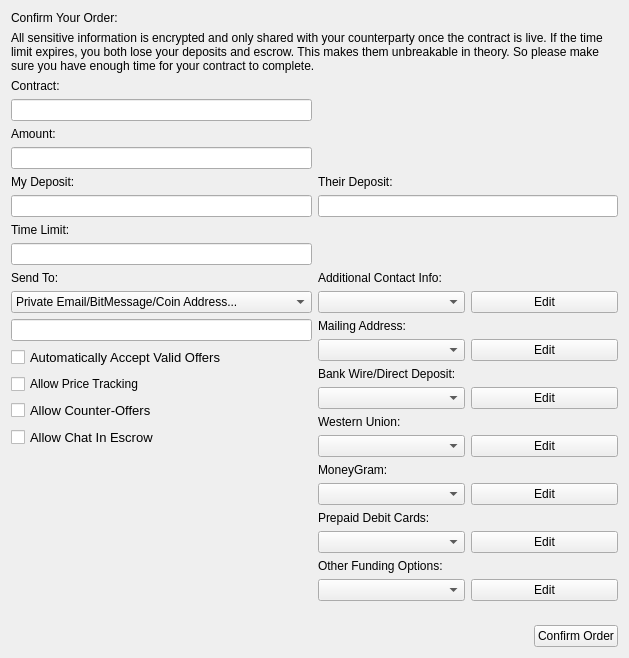
<?xml version="1.0" encoding="UTF-8"?>
<ui version="4.0">
 <class>Form</class>
 <widget class="QWidget" name="Form">
  <property name="geometry">
   <rect>
    <x>0</x>
    <y>0</y>
    <width>629</width>
    <height>658</height>
   </rect>
  </property>
  <property name="windowTitle">
   <string>Form</string>
  </property>
  <layout class="QGridLayout" name="gridLayout_2">
   <item row="6" column="1">
    <widget class="QLabel" name="TheirDepositSummary">
     <property name="text">
      <string>Their Deposit:</string>
     </property>
    </widget>
   </item>
   <item row="3" column="0">
    <widget class="QLineEdit" name="le_contractSummary"/>
   </item>
   <item row="6" column="0">
    <widget class="QLabel" name="MyDepositSummary">
     <property name="text">
      <string>My Deposit:</string>
     </property>
    </widget>
   </item>
   <item row="0" column="0" colspan="2">
    <widget class="QLabel" name="CoinsForCash_16">
     <property name="maximumSize">
      <size>
       <width>16777215</width>
       <height>75</height>
      </size>
     </property>
     <property name="text">
      <string>Confirm Your Order:</string>
     </property>
    </widget>
   </item>
   <item row="11" column="0">
    <spacer name="verticalSpacer_2">
     <property name="orientation">
      <enum>Qt::Vertical</enum>
     </property>
     <property name="sizeHint" stdset="0">
      <size>
       <width>20</width>
       <height>1</height>
      </size>
     </property>
    </spacer>
   </item>
   <item row="1" column="0" colspan="2">
    <widget class="QLabel" name="ConfirmTextEdit">
     <property name="text">
      <string>All sensitive information is encrypted and only shared with your counterparty once the contract is live. If the time limit expires, you both lose your deposits and escrow. This makes them unbreakable in theory. So please make sure you have enough time for your contract to complete.</string>
     </property>
     <property name="wordWrap">
      <bool>true</bool>
     </property>
    </widget>
   </item>
   <item row="2" column="0">
    <widget class="QLabel" name="ContractSummary">
     <property name="text">
      <string>Contract:</string>
     </property>
    </widget>
   </item>
   <item row="12" column="0" colspan="2">
    <layout class="QHBoxLayout" name="horizontalLayout">
     <item>
      <spacer name="horizontalSpacer">
       <property name="orientation">
        <enum>Qt::Horizontal</enum>
       </property>
       <property name="sizeHint" stdset="0">
        <size>
         <width>40</width>
         <height>20</height>
        </size>
       </property>
      </spacer>
     </item>
     <item>
      <widget class="QPushButton" name="ConfirmOrder">
       <property name="text">
        <string>Confirm Order</string>
       </property>
      </widget>
     </item>
    </layout>
   </item>
   <item row="7" column="0">
    <widget class="QLineEdit" name="le_myDepositSummary"/>
   </item>
   <item row="8" column="0">
    <widget class="QLabel" name="TimeLimitSummary">
     <property name="text">
      <string>Time Limit:</string>
     </property>
    </widget>
   </item>
   <item row="7" column="1">
    <widget class="QLineEdit" name="le_theirDepositSummary"/>
   </item>
   <item row="5" column="0">
    <widget class="QLineEdit" name="le_amountSummary"/>
   </item>
   <item row="10" column="0">
    <layout class="QVBoxLayout" name="verticalLayout">
     <item>
      <widget class="QLabel" name="SendToText">
       <property name="text">
        <string>Send To:</string>
       </property>
      </widget>
     </item>
     <item>
      <widget class="QComboBox" name="SentToSelect">
       <item>
        <property name="text">
         <string>Private Email/BitMessage/Coin Address...</string>
        </property>
       </item>
      </widget>
     </item>
     <item>
      <widget class="QLineEdit" name="SendToAddress">
       <property name="text">
        <string/>
       </property>
      </widget>
     </item>
     <item>
      <widget class="QCheckBox" name="AutoAcceptValid">
       <property name="font">
        <font>
         <pointsize>10</pointsize>
        </font>
       </property>
       <property name="text">
        <string>Automatically Accept Valid Offers</string>
       </property>
      </widget>
     </item>
     <item>
      <widget class="QCheckBox" name="AllowPriceTracking">
       <property name="text">
        <string>Allow Price Tracking</string>
       </property>
      </widget>
     </item>
     <item>
      <widget class="QCheckBox" name="AllowCounters">
       <property name="font">
        <font>
         <pointsize>10</pointsize>
        </font>
       </property>
       <property name="text">
        <string>Allow Counter-Offers</string>
       </property>
      </widget>
     </item>
     <item>
      <widget class="QCheckBox" name="AllowChat">
       <property name="font">
        <font>
         <pointsize>10</pointsize>
        </font>
       </property>
       <property name="text">
        <string>Allow Chat In Escrow</string>
       </property>
      </widget>
     </item>
     <item>
      <spacer name="verticalSpacer">
       <property name="orientation">
        <enum>Qt::Vertical</enum>
       </property>
       <property name="sizeHint" stdset="0">
        <size>
         <width>20</width>
         <height>40</height>
        </size>
       </property>
      </spacer>
     </item>
    </layout>
   </item>
   <item row="10" column="1">
    <layout class="QGridLayout" name="gridLayout">
     <item row="0" column="0">
      <widget class="QLabel" name="ContactConfirm">
       <property name="text">
        <string>Additional Contact Info:</string>
       </property>
      </widget>
     </item>
     <item row="3" column="0">
      <widget class="QComboBox" name="MailingSelectConfirm">
       <property name="maximumSize">
        <size>
         <width>16777215</width>
         <height>40</height>
        </size>
       </property>
       <property name="cursor">
        <cursorShape>PointingHandCursor</cursorShape>
       </property>
      </widget>
     </item>
     <item row="5" column="0">
      <widget class="QComboBox" name="BankSelectConfirm">
       <property name="maximumSize">
        <size>
         <width>16777215</width>
         <height>40</height>
        </size>
       </property>
       <property name="cursor">
        <cursorShape>PointingHandCursor</cursorShape>
       </property>
      </widget>
     </item>
     <item row="12" column="0">
      <widget class="QLabel" name="OtherConfirm">
       <property name="text">
        <string>Other Funding Options:</string>
       </property>
      </widget>
     </item>
     <item row="7" column="0">
      <widget class="QComboBox" name="WUSelectConfirm">
       <property name="maximumSize">
        <size>
         <width>16777215</width>
         <height>40</height>
        </size>
       </property>
       <property name="cursor">
        <cursorShape>PointingHandCursor</cursorShape>
       </property>
      </widget>
     </item>
     <item row="13" column="1">
      <widget class="QPushButton" name="OtherEdit">
       <property name="text">
        <string>Edit</string>
       </property>
      </widget>
     </item>
     <item row="13" column="0">
      <widget class="QComboBox" name="OtherSelectConfirm">
       <property name="maximumSize">
        <size>
         <width>16777215</width>
         <height>40</height>
        </size>
       </property>
       <property name="cursor">
        <cursorShape>PointingHandCursor</cursorShape>
       </property>
      </widget>
     </item>
     <item row="4" column="0">
      <widget class="QLabel" name="BankConfirm">
       <property name="text">
        <string>Bank Wire/Direct Deposit:</string>
       </property>
      </widget>
     </item>
     <item row="9" column="0">
      <widget class="QComboBox" name="MGSelectConfirm">
       <property name="maximumSize">
        <size>
         <width>16777215</width>
         <height>40</height>
        </size>
       </property>
       <property name="cursor">
        <cursorShape>PointingHandCursor</cursorShape>
       </property>
      </widget>
     </item>
     <item row="6" column="0">
      <widget class="QLabel" name="WUConfirm">
       <property name="text">
        <string>Western Union:</string>
       </property>
      </widget>
     </item>
     <item row="9" column="1">
      <widget class="QPushButton" name="MGEdit">
       <property name="text">
        <string>Edit</string>
       </property>
      </widget>
     </item>
     <item row="11" column="1">
      <widget class="QPushButton" name="DebitEdit">
       <property name="text">
        <string>Edit</string>
       </property>
      </widget>
     </item>
     <item row="1" column="1">
      <widget class="QPushButton" name="ContactEdit">
       <property name="text">
        <string>Edit</string>
       </property>
      </widget>
     </item>
     <item row="3" column="1">
      <widget class="QPushButton" name="AddressEdit">
       <property name="text">
        <string>Edit</string>
       </property>
      </widget>
     </item>
     <item row="1" column="0">
      <widget class="QComboBox" name="ContactSelectConfirm">
       <property name="maximumSize">
        <size>
         <width>16777215</width>
         <height>40</height>
        </size>
       </property>
       <property name="cursor">
        <cursorShape>PointingHandCursor</cursorShape>
       </property>
      </widget>
     </item>
     <item row="5" column="1">
      <widget class="QPushButton" name="BankEdit">
       <property name="text">
        <string>Edit</string>
       </property>
      </widget>
     </item>
     <item row="8" column="0">
      <widget class="QLabel" name="MGConfirm">
       <property name="text">
        <string>MoneyGram:</string>
       </property>
      </widget>
     </item>
     <item row="10" column="0">
      <widget class="QLabel" name="DebitConfirm">
       <property name="text">
        <string>Prepaid Debit Cards:</string>
       </property>
      </widget>
     </item>
     <item row="7" column="1">
      <widget class="QPushButton" name="WUEdit">
       <property name="text">
        <string>Edit</string>
       </property>
      </widget>
     </item>
     <item row="11" column="0">
      <widget class="QComboBox" name="DebitSelectConfirm">
       <property name="maximumSize">
        <size>
         <width>16777215</width>
         <height>40</height>
        </size>
       </property>
       <property name="cursor">
        <cursorShape>PointingHandCursor</cursorShape>
       </property>
      </widget>
     </item>
     <item row="2" column="0">
      <widget class="QLabel" name="MailingConfirm">
       <property name="text">
        <string>Mailing Address:</string>
       </property>
      </widget>
     </item>
     <item row="14" column="0">
      <spacer name="verticalSpacer_3">
       <property name="orientation">
        <enum>Qt::Vertical</enum>
       </property>
       <property name="sizeHint" stdset="0">
        <size>
         <width>20</width>
         <height>40</height>
        </size>
       </property>
      </spacer>
     </item>
    </layout>
   </item>
   <item row="4" column="0">
    <widget class="QLabel" name="AmountSummary">
     <property name="text">
      <string>Amount:</string>
     </property>
    </widget>
   </item>
   <item row="9" column="0">
    <widget class="QLineEdit" name="le_timeLimitSummary"/>
   </item>
  </layout>
 </widget>
 <resources>
  <include location="../../../NEW UI/Halo.qrc"/>
 </resources>
 <connections/>
</ui>
